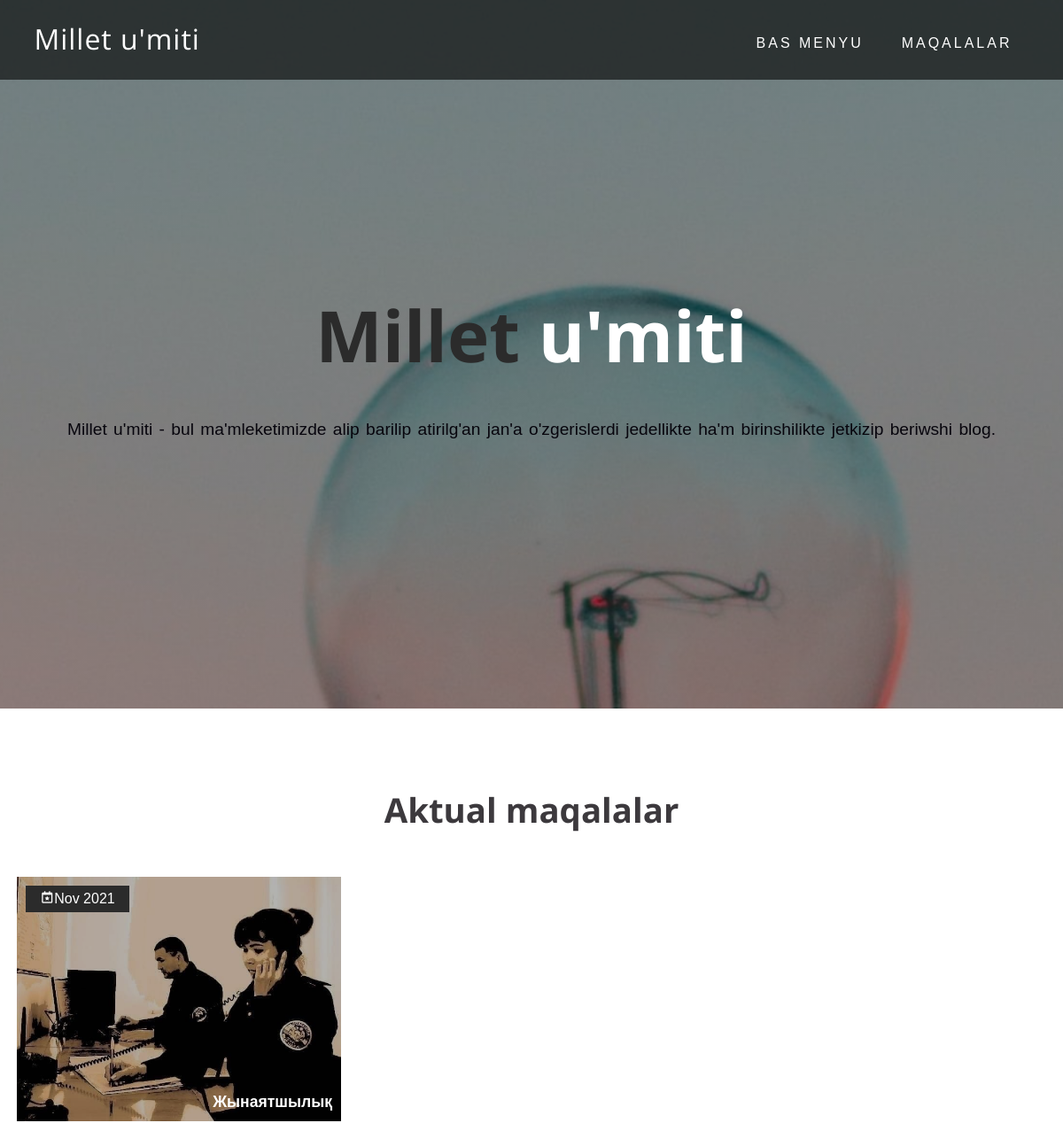
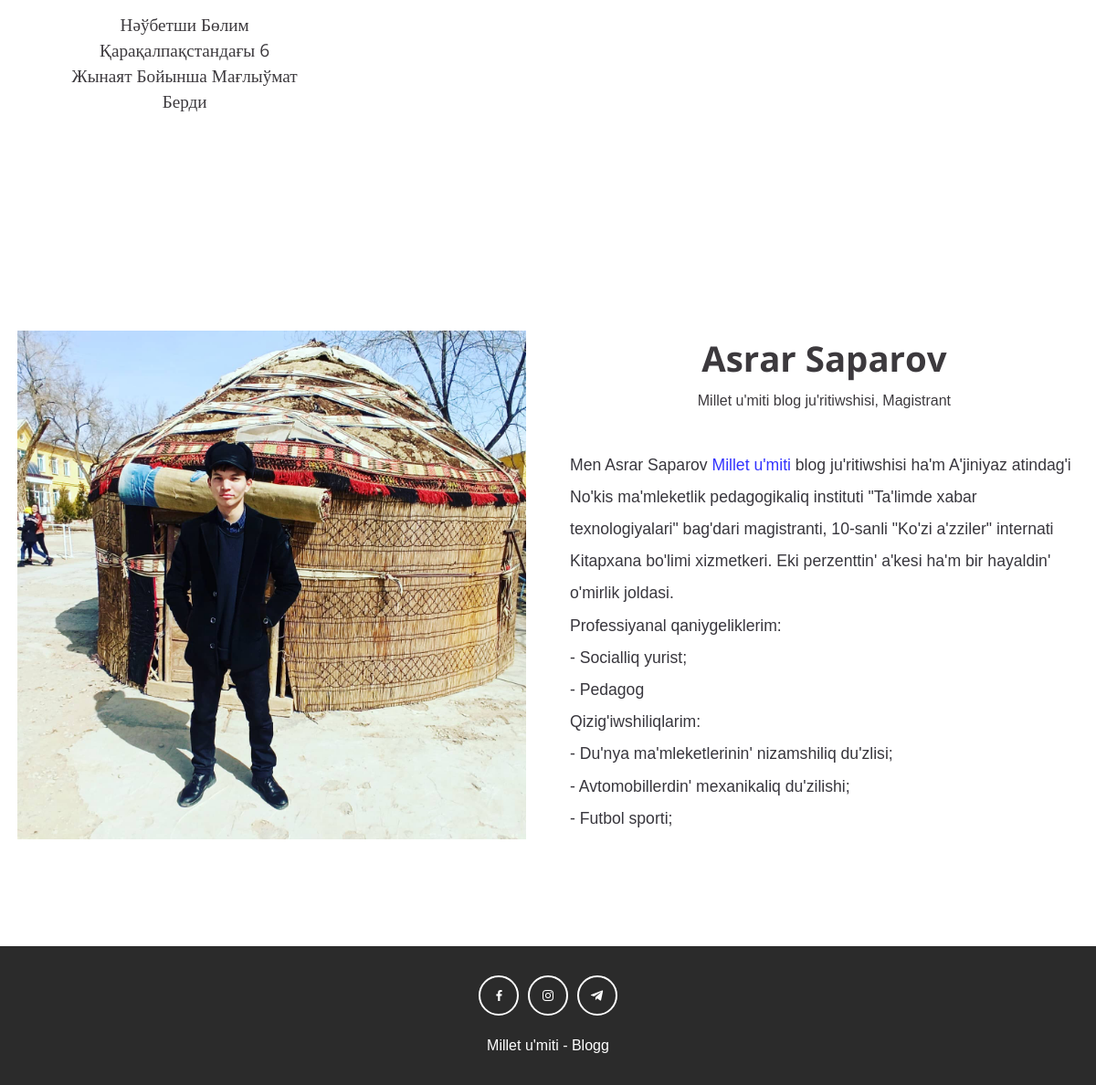
The page / on the database its author committed (2 pictures, top to bottom).
### blog/models.py (models this page shows, shortened)
class Article(models.Model):
    author = models.ForeignKey(Profile, on_delete=models.SET_NULL, null=True, related_name='author', verbose_name='Avtor')
    headline = models.CharField(max_length=200, verbose_name='Atama')
    sub_headline = models.CharField(max_length=200, null=True, blank=True, verbose_name='qosimsha atama')
    image = models.ImageField(null=True, blank=True, upload_to='article', default='placeholder.png', verbose_name='Poster su`wreti')
    body = RichTextUploadingField(null=True, blank=True, verbose_name='text')
    featured = models.BooleanField(default=False, verbose_name='Aktual maqalalarg`a qosiw')
    tags = models.ManyToManyField(Tag, blank=True, verbose_name='teg')
    options = (
        ('draft', 'Qaralama'),
        ('published', 'Baspa')
    )
    slug = models.SlugField(max_length=250, unique_for_date='publish', verbose_name='link')
    publish = models.DateTimeField(default=timezone.now, verbose_name='baspa waqti')
    status = models.CharField(max_length=10, choices=options, default='draft')
    objects = models.Manager() #defaul Manager
    articleManager = ArticleManager() #custom Manager
    def get_absolute_url(self):
        return reverse('article', args=[self.slug])
    class Meta:
        ordering = ('-publish',)

### blog/views.py (the view)
# urls.py: path('', home, name='home'),
def home(request):
    featured = Article.articleManager.filter(featured=True)[0:3]
    context = {
        'articles': featured,
    }
    return render(request, 'index.html', context)

### blog/models.py (called while the page is built)
        def get_queryset(self):
            return super().get_queryset().filter(status='published')

### templates/index.html (shortened to what this page needs)
{% load static %}
<!DOCTYPE html>
<html>
  <head>
    <link href='https://unpkg.com/boxicons@2.0.7/css/boxicons.min.css' rel='stylesheet'>
    <link rel="stylesheet" href="{% static 'css/style.css' %}">
  </head>
  <body>
    <header>
      <nav class = "navbar">
        <div class = "container">
          <a href = "{% url 'home' %}" class = "navbar-brand">Millet u'miti</a>
          <div class = "navbar-nav">
            <a href = "{% url 'home' %}">Bas menyu</a>
            <a href = "{% url 'articles' %}">Maqalalar</a>
          </div>
        </div>
      </nav>
      <div class = "banner">
        <div class = "container">
          <h1 class = "banner-title">
            <span>Millet</span> u'miti
          </h1>
          <p style="text-transform: none;">Millet u'miti - bul ma'mleketimizde alip barilip atirilg'an jan'a o'zgerislerdi jedellikte ha'm birinshilikte jetkizip beriwshi blog.</p>
        </div>
      </div>
    </header>
    <section class = "featured" id = "featured">
      <div class = "container">
        <div class = "title">
          <h2>Aktual maqalalar</h2>
        </div>
        <div class = "featured-content">
            {% for article in articles %}
            <div class = "featured-item">
                <div class = "featured-img">
                    <a href="{{ article.get_absolute_url }}">
                        <img src = "{{ article.image.url }}" alt = "">
                        <span><i class='bx bx-calendar-star'></i>{{ article.publish|date:"M Y" }}</span>
                        <span>{{ article.sub_headline }}</span>
                    </a>
                </div>
                <div class = "featured-title">
                  <a href = "{{ article.get_absolute_url }}">{{ article.headline }}</a>
                </div>
            </div>
            {% empty %}
                <h3>Aktual maqalalar tabilmadi...</h3>
            {% endfor %}
        </div>
      </div>
    </section>
    <section class = "about" id = "about">
      <div class = "container">
        <div class = "about-content">
          <div>
            <img src = "{% static 'images/asrar.jpg' %}" alt = "">
          </div>
          <div class = "about-text">
            <div class = "title">
              <h2>Asrar Saparov</h2>
              <h4 style="text-transform: none; padding: 0.5rem; font-weight: 500;">Millet u'miti blog ju'ritiwshisi, Magistrant</h4>
            </div>
            <p style="margin: 0.5rem 0;">
                Men Asrar Saparov <span style="color: blue;">Millet u'miti</span> blog ju'ritiwshisi ha'm A'jiniyaz atindag'i No'kis ma'mleketlik pedagogikaliq instituti "Ta'limde xabar texnologiyalari" bag'dari magistranti, 10-sanli "Ko'zi a'zziler" internati Kitapxana bo'limi xizmetkeri. Eki perzenttin' a'kesi ha'm bir hayaldin' o'mirlik joldasi.
                <br> Professiyanal qaniygeliklerim:
                <br>
                - Socialliq yurist; <br>
                - Pedagog <br>
                Qizig'iwshiliqlarim: <br>
                - Du'nya ma'mleketlerinin' nizamshiliq du'zlisi; <br>
                - Avtomobillerdin' mexanikaliq du'zilishi; <br>
                - Futbol sporti;
            </p>
          </div>
        </div>
      </div>
    </section>
    <footer>
      <div class = "social-links">
        <a href = "https://www.facebook.com/profile.php?id=100069715657241"><i class='bx bxl-facebook'></i></a>
        <a href = "https://www.instagram.com/asraar.13/"><i class='bx bxl-instagram'></i></a>
        <a href = "https://t.me/saparov_asrar"><i class='bx bxl-telegram'></i></a>
      </div>
      <span>Millet u'miti - Blogg</span>
    </footer>
  </body>
</html>

### static/css/style.css (style rules this page uses)
:root { --OpenSans: 'Open Sans', serif; --Monserrat: 'Monserrat', sans-serif; --dark: #3c393d; --exDark: #2b2b2b; --blue: #4285f4; }
* { padding: 0; margin: 0; font-family: var(--Monserrat); }
body { line-height: 1.4; color: var(--dark); }
img { width: 100%; display: block; }
p { font-size: 16px; color: #07050d; line-height: 2; margin: 24px 0; }
.container { max-width: 1200px; margin: 0 auto; padding: 0 1.2rem; }
header { min-height: 100vh; background: linear-gradient(rgba(0, 0, 0, 0.4), rgba(0, 0, 0, 0.4)), url(../images/background.jpg) center/cover no-repeat fixed; display: flex; flex-direction: column; justify-content: stretch; }
.navbar { background: rgba(0, 0, 0, 0.6); padding: 1.2rem; }
.navbar-brand { color: #fff; font-size: 2rem; display: block; text-align: center; text-decoration: none; font-family: var(--OpenSans); letter-spacing: 1px; }
.navbar-nav { padding: 0.8rem 0 0.2rem 0; text-align: center; }
.navbar-nav a { text-transform: uppercase; font-family: var(--Monserrat); letter-spacing: 1px; font-weight: 500; color: #fff; text-decoration: none; display: inline-block; padding: 0.4rem 0.1rem; letter-spacing: 3px; transition: opacity 0.5s ease; }
.banner { flex: 1; display: flex; align-items: center; justify-content: center; text-align: center; color: #fff; }
.banner-title { font-size: 3rem; font-family: var(--OpenSans); line-height: 1.2; }
.banner-title span { font-family: var(--OpenSans); color: var(--exDark); }
.banner p { padding: 1rem 0 2rem 0; font-size: 1.2rem; text-transform: capitalize; font-family: var(--Monserrat); font-weight: 300; word-spacing: 2px; }
.featured { padding: 4.5rem 0; }
.title { text-align: center; padding: 1rem 0; }
.title h2 { font-family: var(--OpenSans); font-size: 2.4rem; }
.featured-content { margin: 2rem 0; }
.featured-item { cursor: pointer; margin: 1.5rem 0; }
.featured-img { position: relative; overflow: hidden; }
.featured-img::after { position: absolute; content: ""; top: 0; left: 0; width: 100%; height: 100%; background: rgba(0, 0, 0, 0.3); }
.featured-img img { transition: all 0.5s ease; }
.featured-img span:first-of-type { position: absolute; z-index: 1; top: 10px; left: 10px; background: var(--exDark); color: #fff; padding: 0.25rem 1rem; }
.featured-img span:last-of-type { position: absolute; z-index: 1; bottom: 10px; right: 10px; color: #fff; font-weight: 700; font-size: 1.1rem; }
.featured-title { padding: 1rem; font-size: 1.2rem; text-align: center; width: 70%; margin: 0 auto; }
.featured-title a { color: var(--dark); text-decoration: none; text-transform: capitalize; font-family: var(--OpenSans); }
.about { padding: 4.5rem 0; }
.about-text { margin: 2rem 0; }
.about-text > p { font-size: 1.1rem; padding: 0.6rem 0; opacity: 0.8; }
footer { background: var(--exDark); color: #fff; text-align: center; padding: 2rem 0; }
.social-links { display: flex; justify-content: center; margin-bottom: 1.4rem; }
.social-links a { border: 2px solid #fff; color: #fff; display: block; width: 40px; height: 40px; display: flex; justify-content: center; align-items: center; border-radius: 50%; text-decoration: none; margin: 0 0.3rem; transition: all 0.5s ease; }
@media screen and (min-width: 540px) { .navbar-nav a { padding-right: 1.2rem; padding-left: 1.2rem; } }
@media screen and (min-width: 540px) { .banner-title { font-size: 5rem; } }
@media screen and (min-width: 768px) { .navbar .container { display: flex; align-items: center; justify-content: space-between; } }
@media screen and (min-width: 768px) { .featured-content { display: grid; grid-template-columns: repeat(2, 1fr); gap: 2rem; } }
@media screen and (min-width: 768px) { .featured-item { margin: 0; } }
@media screen and (min-width: 992px) { .about-content { display: grid; grid-template-columns: repeat(2, 1fr); column-gap: 3rem; align-items: center; } }
@media screen and (min-width: 1200px) { .featured-content { grid-template-columns: repeat(3, 1fr); } }

### rows shown on the page
Article: image (picture), publish "Nov 2021", sub_headline "Жынаятшылық", headline "Нәўбетши Бөлим Қарақалпақстандағы 6 Жынаят Бойынша Мағлыўмат Берди"
